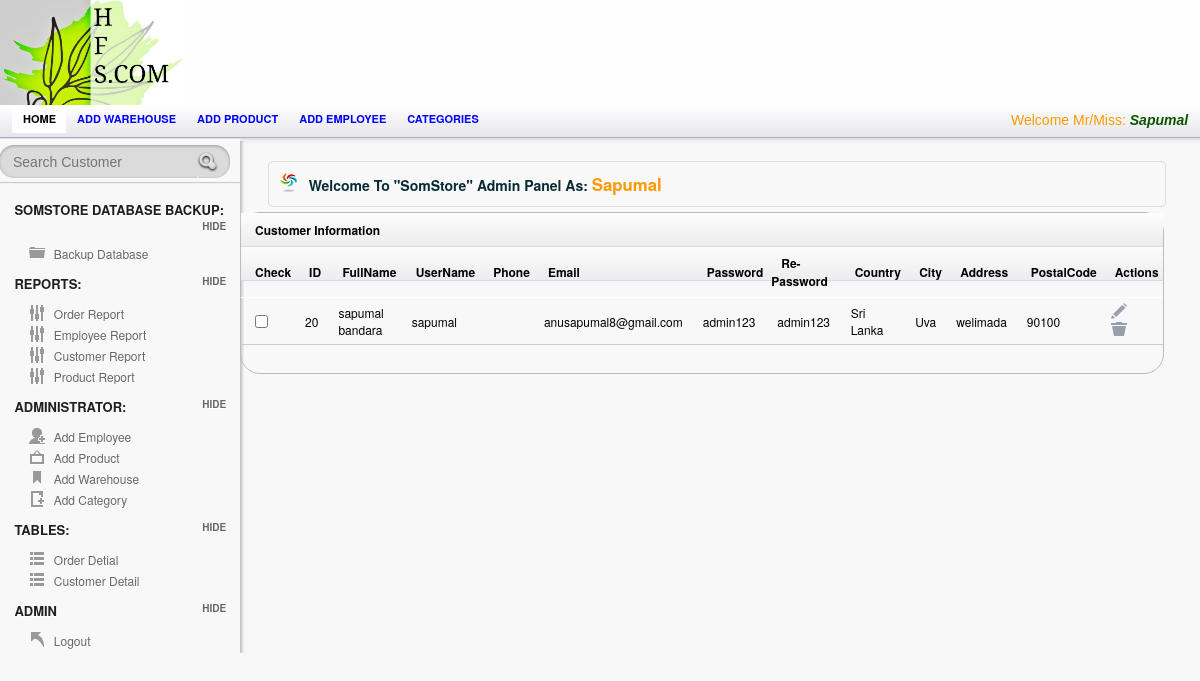
Screenshot of /Admin/customerTable.php (signed in) with the database file from the repository.
### tables this page shows
CREATE TABLE `employee` (
  `Employee_ID` int(95) NOT NULL AUTO_INCREMENT,
  `Employee_Name` varchar(25) NOT NULL,
  `Username` varchar(25) NOT NULL,
  `Password` varchar(25) NOT NULL,
  `Picture` varchar(255) NOT NULL,
  PRIMARY KEY (`Employee_ID`)
);

CREATE TABLE `customer` (
  `Cust_Id` int(15) NOT NULL AUTO_INCREMENT,
  `FullName` varchar(25) NOT NULL DEFAULT '',
  `UserName` varchar(255) NOT NULL DEFAULT '',
  `Phone` varchar(25) NOT NULL DEFAULT '',
  `Email` varchar(55) NOT NULL DEFAULT '',
  `Password` varchar(20) NOT NULL DEFAULT '',
  `Re_Password` varchar(20) NOT NULL DEFAULT '',
  `Country` varchar(25) NOT NULL DEFAULT '',
  `City` varchar(25) NOT NULL DEFAULT '',
  `Adress` varchar(55) NOT NULL DEFAULT '',
  `PostalCode` varchar(25) NOT NULL DEFAULT '',
  PRIMARY KEY (`Cust_Id`),
  UNIQUE KEY `UserName` (`UserName`)
);

### session.php (called while the page is built, shortened)
<?php
include('config.php');
$check=$_SESSION['login_username'];
$session=mysqli_query($mysqli, "select Username from employee where Username='$check' ");
$row=mysqli_fetch_array($session);
$login_session=$row['Username'];
?>

### Admin/customerTable.php (the view, shortened to what this page needs)
<?php
 include("../config.php");
include("../session.php");
 ?>
<!doctype html>
<html lang="en">
<head>
	<link rel="stylesheet" href="css/layout.css" type="text/css" media="screen" />
</head>
<body>
<div id="container">
	   <div id="header">
		<div id="logo-banner">
				<div id="logo">
					<a href="index.php"><img src="images/logo.png" alt="" /></a>
				</div>
				<div id="banner">
				</div>
		</div>
		</div>
<div id="content-wrap">
	<section id="secondary_bar">
             <nav>
                <ul>
                    <li class="selected"><a href="index.php">Home</a></li>
                    <li><a href="add_warehouse.php">Add warehouse</a></li>
                    <li><a href="add_product.php">Add product</a></li>
                    <li><a href="Employee.php">Add employee</a></li>
                    <li><a href="add_category.php">Categories</a></li>
                    <li class="logout"> <span class="check"> <?php echo "Welcome Mr/Miss:   ". "<font color='##fa5400'><i><b>".$login_session."</b></i></font>" ;?> </span></li>
                </ul>
            </nav>
	</section>
<aside id="sidebar" class="column">
				<div id="search">
					<form action="searchprod.php" method="post" accept-charset="utf-8">
						<input type="text"  title="Search..." class="blink field"  placeholder="Search Customer"   name='search' size=60 maxlength=100 />
						<input class="search-button" type="submit" value="Submit" />
						<div class="cl">&nbsp;</div>
					</form>
				</div>
		<hr/>
		<h3> SomStore Database Backup:</h3>
		<ul class="toggle">
		    <li class="icn_folder"><a href="Backup.php">Backup Database</a></li>
		</ul>
		<h3>Reports:</h3>
		<ul class="toggle">
		    <li class="icn_settings"><a href="a_report.php" target="_blank">Order Report</a></li>
			<li class="icn_settings"><a href="EmployeeReport.php">Employee Report</a></li>
			<li class="icn_settings"><a href="CustomerReport.php">Customer Report</a></li>
			<li class="icn_settings"><a href="ProductReport.php"> Product Report</a></li>
		</ul>
		<h3>Administrator:</h3>
		<ul class="toggle">
		    <li class="icn_add_user"><a href="Employee.php">Add Employee</a></li>
			<li class="icn_photo"><a href="add_product.php">Add Product</a></li>
			<li class="icn_tags"><a href="add_warehouse.php">Add Warehouse</a></li>
			<li class="icn_new_article"><a href="add_category.php">Add Category</a></li>
		</ul>
        <h3>Tables:</h3>
		<ul class="toggle">
		    <li class="icn_categories"><a href="order.php">Order Detial</a></li>
     		<li class="icn_categories"><a href="customerTable.php">Customer Detail</a></li>
		</ul>
		<h3>Admin</h3>
		<ul class="toggle">
			<li class="icn_jump_back"><a href="../logout.php">Logout</a></li>
		</ul>
	</aside>
	<section id="main" class="column">
	<h4 class="alert_info">Welcome To <strong>"SomStore"</strong> Admin Panel As: <?php echo "  ". "<font color='#f90'><big><b>".$login_session."</b></big></font>" ;?>  </h4>
<?php
$result = mysqli_query($mysqli,"SELECT * FROM customer");
?>
      			<div id="tab2" class="tab_content">
  <table class="tablesorter" cellspacing="0">
      <thead>
			 <th colspan="13">  Customer Information  </th> </thead>
		<thead>
			<tr>
   		    <th>Check</th>
    	      <th> ID</th>
              <th> FullName</th>
    		<th>UserName</th>
		    <th>Phone</th>
            <th>Email</th>
              <th>Password</th>
    		<th>Re-Password</th>
		    <th>Country</th>
            <th>City</th>
              <th>Address</th>
    		<th>PostalCode</th>
    		<th>Actions</th>
			</tr>
		</thead>
		<tbody>
<?php while($row = mysqli_fetch_array($result))
  {?>
    <tr>
    <td><input type="checkbox"></td>
    <td><?Php echo $row['Cust_Id']; ?></td>
    <td><?php echo $row['FullName']; ?></td>
   <td><?php echo $row['UserName']; ?></td>
	<td><?php echo $row['Phone']; ?></td>
	 <td><?php echo $row['Email']; ?></td>
   <td><?php echo $row['Password']; ?></td>
	<td><?php echo $row['Re_Password']; ?></td>
	 <td><?php echo $row['Country']; ?></td>
   <td><?php echo $row['City']; ?></td>
	<td><?php echo $row['Adress']; ?></td>
	<td><?php echo $row['PostalCode']; ?></td>
    <td> <a href="empViewUpdate.php?update=<?php echo $row['Cust_Id']; ?>"  onClick="edit(this);" title="empEdit" >  <input type="image" src="images/icn_edit.png" title="Edit"> </a>
     <a href="custDelete.php?delete=<?php echo $row['Cust_Id']; ?>" onClick="del(this);" title="Delete" ><input type="image" src="images/icn_trash.png" title="Trash">  </a></td>
    </tr>
  <?php }mysqli_close($mysqli);?>
</tbody>
</table>
			</div>
		<div class="spacer"></div>
	</section>
       </div>
</div>
</body>
</html>

### rows the page displays
employee: Username "Sapumal"
customer: Cust_Id "20", FullName "sapumal bandara", UserName "sapumal", Email "anusapumal8@gmail.com", Password "admin123", Re_Password "admin123", Country "Sri Lanka", City "Uva", Adress "welimada", PostalCode "90100"
